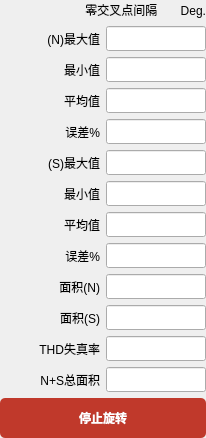
           <widget class="QWidget" name="widget_4" native="true">
            <layout class="QGridLayout" name="gridLayout_7">
             <property name="leftMargin">
              <number>0</number>
             </property>
             <property name="topMargin">
              <number>0</number>
             </property>
             <property name="rightMargin">
              <number>0</number>
             </property>
             <property name="bottomMargin">
              <number>0</number>
             </property>
             <item row="11" column="1">
              <widget class="QLineEdit" name="lineEdit_THDerrorValue">
               <property name="sizePolicy">
                <sizepolicy hsizetype="Fixed" vsizetype="Fixed">
                 <horstretch>0</horstretch>
                 <verstretch>0</verstretch>
                </sizepolicy>
               </property>
               <property name="minimumSize">
                <size>
                 <width>100</width>
                 <height>25</height>
                </size>
               </property>
               <property name="maximumSize">
                <size>
                 <width>100</width>
                 <height>25</height>
                </size>
               </property>
               <property name="alignment">
                <set>Qt::AlignCenter</set>
               </property>
               <property name="readOnly">
                <bool>true</bool>
               </property>
              </widget>
             </item>
             <item row="8" column="1">
              <widget class="QLineEdit" name="lineEdit_SerrorValue_2">
               <property name="sizePolicy">
                <sizepolicy hsizetype="Fixed" vsizetype="Fixed">
                 <horstretch>0</horstretch>
                 <verstretch>0</verstretch>
                </sizepolicy>
               </property>
               <property name="minimumSize">
                <size>
                 <width>100</width>
                 <height>25</height>
                </size>
               </property>
               <property name="maximumSize">
                <size>
                 <width>100</width>
                 <height>25</height>
                </size>
               </property>
               <property name="alignment">
                <set>Qt::AlignCenter</set>
               </property>
               <property name="readOnly">
                <bool>true</bool>
               </property>
              </widget>
             </item>
             <item row="12" column="1">
              <widget class="QLineEdit" name="lineEdit_NSareaValue">
               <property name="sizePolicy">
                <sizepolicy hsizetype="Fixed" vsizetype="Fixed">
                 <horstretch>0</horstretch>
                 <verstretch>0</verstretch>
                </sizepolicy>
               </property>
               <property name="minimumSize">
                <size>
                 <width>100</width>
                 <height>25</height>
                </size>
               </property>
               <property name="maximumSize">
                <size>
                 <width>100</width>
                 <height>25</height>
                </size>
               </property>
               <property name="alignment">
                <set>Qt::AlignCenter</set>
               </property>
               <property name="readOnly">
                <bool>true</bool>
               </property>
              </widget>
             </item>
             <item row="6" column="1">
              <widget class="QLineEdit" name="lineEdit_SminValue_2">
               <property name="sizePolicy">
                <sizepolicy hsizetype="Fixed" vsizetype="Fixed">
                 <horstretch>0</horstretch>
                 <verstretch>0</verstretch>
                </sizepolicy>
               </property>
               <property name="minimumSize">
                <size>
                 <width>100</width>
                 <height>25</height>
                </size>
               </property>
               <property name="maximumSize">
                <size>
                 <width>100</width>
                 <height>25</height>
                </size>
               </property>
               <property name="alignment">
                <set>Qt::AlignCenter</set>
               </property>
               <property name="readOnly">
                <bool>true</bool>
               </property>
              </widget>
             </item>
             <item row="3" column="0">
              <widget class="QLabel" name="label_NmeanValue_2">
               <property name="sizePolicy">
                <sizepolicy hsizetype="Preferred" vsizetype="Fixed">
                 <horstretch>0</horstretch>
                 <verstretch>0</verstretch>
                </sizepolicy>
               </property>
               <property name="minimumSize">
                <size>
                 <width>100</width>
                 <height>25</height>
                </size>
               </property>
               <property name="maximumSize">
                <size>
                 <width>100</width>
                 <height>25</height>
                </size>
               </property>
               <property name="text">
                <string>平均值</string>
               </property>
               <property name="alignment">
                <set>Qt::AlignRight|Qt::AlignTrailing|Qt::AlignVCenter</set>
               </property>
              </widget>
             </item>
             <item row="5" column="0">
              <widget class="QLabel" name="label_SmaxValue_2">
               <property name="sizePolicy">
                <sizepolicy hsizetype="Preferred" vsizetype="Fixed">
                 <horstretch>0</horstretch>
                 <verstretch>0</verstretch>
                </sizepolicy>
               </property>
               <property name="minimumSize">
                <size>
                 <width>100</width>
                 <height>25</height>
                </size>
               </property>
               <property name="maximumSize">
                <size>
                 <width>100</width>
                 <height>25</height>
                </size>
               </property>
               <property name="text">
                <string>(S)最大值</string>
               </property>
               <property name="alignment">
                <set>Qt::AlignRight|Qt::AlignTrailing|Qt::AlignVCenter</set>
               </property>
              </widget>
             </item>
             <item row="1" column="1">
              <widget class="QLineEdit" name="lineEdit_NmaxValue_2">
               <property name="sizePolicy">
                <sizepolicy hsizetype="Fixed" vsizetype="Fixed">
                 <horstretch>0</horstretch>
                 <verstretch>0</verstretch>
                </sizepolicy>
               </property>
               <property name="minimumSize">
                <size>
                 <width>100</width>
                 <height>25</height>
                </size>
               </property>
               <property name="maximumSize">
                <size>
                 <width>100</width>
                 <height>25</height>
                </size>
               </property>
               <property name="alignment">
                <set>Qt::AlignCenter</set>
               </property>
               <property name="readOnly">
                <bool>true</bool>
               </property>
              </widget>
             </item>
             <item row="7" column="1">
              <widget class="QLineEdit" name="lineEdit_SmeanValue_2">
               <property name="sizePolicy">
                <sizepolicy hsizetype="Fixed" vsizetype="Fixed">
                 <horstretch>0</horstretch>
                 <verstretch>0</verstretch>
                </sizepolicy>
               </property>
               <property name="minimumSize">
                <size>
                 <width>100</width>
                 <height>25</height>
                </size>
               </property>
               <property name="maximumSize">
                <size>
                 <width>100</width>
                 <height>25</height>
                </size>
               </property>
               <property name="alignment">
                <set>Qt::AlignCenter</set>
               </property>
               <property name="readOnly">
                <bool>true</bool>
               </property>
              </widget>
             </item>
             <item row="10" column="0">
              <widget class="QLabel" name="label_SareaValue">
               <property name="sizePolicy">
                <sizepolicy hsizetype="Preferred" vsizetype="Fixed">
                 <horstretch>0</horstretch>
                 <verstretch>0</verstretch>
                </sizepolicy>
               </property>
               <property name="minimumSize">
                <size>
                 <width>100</width>
                 <height>25</height>
                </size>
               </property>
               <property name="maximumSize">
                <size>
                 <width>100</width>
                 <height>25</height>
                </size>
               </property>
               <property name="layoutDirection">
                <enum>Qt::LeftToRight</enum>
               </property>
               <property name="text">
                <string>面积(S)</string>
               </property>
               <property name="alignment">
                <set>Qt::AlignRight|Qt::AlignTrailing|Qt::AlignVCenter</set>
               </property>
              </widget>
             </item>
             <item row="1" column="0">
              <widget class="QLabel" name="label_NmaxValue_2">
               <property name="sizePolicy">
                <sizepolicy hsizetype="Preferred" vsizetype="Fixed">
                 <horstretch>0</horstretch>
                 <verstretch>0</verstretch>
                </sizepolicy>
               </property>
               <property name="minimumSize">
                <size>
                 <width>100</width>
                 <height>25</height>
                </size>
               </property>
               <property name="maximumSize">
                <size>
                 <width>100</width>
                 <height>25</height>
                </size>
               </property>
               <property name="text">
                <string>(N)最大值</string>
               </property>
               <property name="alignment">
                <set>Qt::AlignRight|Qt::AlignTrailing|Qt::AlignVCenter</set>
               </property>
              </widget>
             </item>
             <item row="12" column="0">
              <widget class="QLabel" name="label_NSareaValue">
               <property name="sizePolicy">
                <sizepolicy hsizetype="Preferred" vsizetype="Fixed">
                 <horstretch>0</horstretch>
                 <verstretch>0</verstretch>
                </sizepolicy>
               </property>
               <property name="minimumSize">
                <size>
                 <width>100</width>
                 <height>25</height>
                </size>
               </property>
               <property name="maximumSize">
                <size>
                 <width>100</width>
                 <height>25</height>
                </size>
               </property>
               <property name="layoutDirection">
                <enum>Qt::LeftToRight</enum>
               </property>
               <property name="text">
                <string>N+S总面积</string>
               </property>
               <property name="alignment">
                <set>Qt::AlignRight|Qt::AlignTrailing|Qt::AlignVCenter</set>
               </property>
              </widget>
             </item>
             <item row="9" column="0">
              <widget class="QLabel" name="label_NareaValue">
               <property name="sizePolicy">
                <sizepolicy hsizetype="Preferred" vsizetype="Fixed">
                 <horstretch>0</horstretch>
                 <verstretch>0</verstretch>
                </sizepolicy>
               </property>
               <property name="minimumSize">
                <size>
                 <width>100</width>
                 <height>25</height>
                </size>
               </property>
               <property name="maximumSize">
                <size>
                 <width>100</width>
                 <height>25</height>
                </size>
               </property>
               <property name="layoutDirection">
                <enum>Qt::LeftToRight</enum>
               </property>
               <property name="text">
                <string>面积(N)</string>
               </property>
               <property name="alignment">
                <set>Qt::AlignRight|Qt::AlignTrailing|Qt::AlignVCenter</set>
               </property>
              </widget>
             </item>
             <item row="13" column="0" colspan="2">
              <widget class="QPushButton" name="pushButton_stopRotation">
               <property name="sizePolicy">
                <sizepolicy hsizetype="Preferred" vsizetype="Fixed">
                 <horstretch>0</horstretch>
                 <verstretch>0</verstretch>
                </sizepolicy>
               </property>
               <property name="minimumSize">
                <size>
                 <width>0</width>
                 <height>40</height>
                </size>
               </property>
               <property name="maximumSize">
                <size>
                 <width>16777215</width>
                 <height>16777215</height>
                </size>
               </property>
               <property name="styleSheet">
                <string notr="true">QPushButton { background-color: #C0392B; color: white; font-weight: bold; border-radius: 5px; } QPushButton:hover { background-color: #E74C3C; }</string>
               </property>
               <property name="text">
                <string>停止旋转</string>
               </property>
              </widget>
             </item>
             <item row="6" column="0">
              <widget class="QLabel" name="label_SminValue_2">
               <property name="sizePolicy">
                <sizepolicy hsizetype="Preferred" vsizetype="Fixed">
                 <horstretch>0</horstretch>
                 <verstretch>0</verstretch>
                </sizepolicy>
               </property>
               <property name="minimumSize">
                <size>
                 <width>100</width>
                 <height>25</height>
                </size>
               </property>
               <property name="maximumSize">
                <size>
                 <width>100</width>
                 <height>25</height>
                </size>
               </property>
               <property name="text">
                <string>最小值</string>
               </property>
               <property name="alignment">
                <set>Qt::AlignRight|Qt::AlignTrailing|Qt::AlignVCenter</set>
               </property>
              </widget>
             </item>
             <item row="2" column="0">
              <widget class="QLabel" name="label_NminValue_2">
               <property name="sizePolicy">
                <sizepolicy hsizetype="Preferred" vsizetype="Fixed">
                 <horstretch>0</horstretch>
                 <verstretch>0</verstretch>
                </sizepolicy>
               </property>
               <property name="minimumSize">
                <size>
                 <width>100</width>
                 <height>25</height>
                </size>
               </property>
               <property name="maximumSize">
                <size>
                 <width>100</width>
                 <height>25</height>
                </size>
               </property>
               <property name="text">
                <string>最小值</string>
               </property>
               <property name="alignment">
                <set>Qt::AlignRight|Qt::AlignTrailing|Qt::AlignVCenter</set>
               </property>
              </widget>
             </item>
             <item row="8" column="0">
              <widget class="QLabel" name="label_SerrorValue_2">
               <property name="sizePolicy">
                <sizepolicy hsizetype="Preferred" vsizetype="Fixed">
                 <horstretch>0</horstretch>
                 <verstretch>0</verstretch>
                </sizepolicy>
               </property>
               <property name="minimumSize">
                <size>
                 <width>100</width>
                 <height>25</height>
                </size>
               </property>
               <property name="maximumSize">
                <size>
                 <width>100</width>
                 <height>25</height>
                </size>
               </property>
               <property name="text">
                <string>误差%</string>
               </property>
               <property name="alignment">
                <set>Qt::AlignRight|Qt::AlignTrailing|Qt::AlignVCenter</set>
               </property>
              </widget>
             </item>
             <item row="4" column="1">
              <widget class="QLineEdit" name="lineEdit_NerrorValue_2">
               <property name="sizePolicy">
                <sizepolicy hsizetype="Fixed" vsizetype="Fixed">
                 <horstretch>0</horstretch>
                 <verstretch>0</verstretch>
                </sizepolicy>
               </property>
               <property name="minimumSize">
                <size>
                 <width>100</width>
                 <height>25</height>
                </size>
               </property>
               <property name="maximumSize">
                <size>
                 <width>100</width>
                 <height>25</height>
                </size>
               </property>
               <property name="alignment">
                <set>Qt::AlignCenter</set>
               </property>
               <property name="readOnly">
                <bool>true</bool>
               </property>
              </widget>
             </item>
             <item row="9" column="1">
              <widget class="QLineEdit" name="lineEdit_NareaValue">
               <property name="sizePolicy">
                <sizepolicy hsizetype="Fixed" vsizetype="Fixed">
                 <horstretch>0</horstretch>
                 <verstretch>0</verstretch>
                </sizepolicy>
               </property>
               <property name="minimumSize">
                <size>
                 <width>100</width>
                 <height>25</height>
                </size>
               </property>
               <property name="maximumSize">
                <size>
                 <width>100</width>
                 <height>25</height>
                </size>
               </property>
               <property name="alignment">
                <set>Qt::AlignCenter</set>
               </property>
               <property name="readOnly">
                <bool>true</bool>
               </property>
              </widget>
             </item>
             <item row="0" column="0" colspan="2">
              <widget class="QLabel" name="label_8">
               <property name="sizePolicy">
                <sizepolicy hsizetype="Preferred" vsizetype="Fixed">
                 <horstretch>0</horstretch>
                 <verstretch>0</verstretch>
                </sizepolicy>
               </property>
               <property name="minimumSize">
                <size>
                 <width>0</width>
                 <height>20</height>
                </size>
               </property>
               <property name="maximumSize">
                <size>
                 <width>16777215</width>
                 <height>16777215</height>
                </size>
               </property>
               <property name="text">
                <string>零交叉点间隔       Deg.</string>
               </property>
               <property name="alignment">
                <set>Qt::AlignRight|Qt::AlignTrailing|Qt::AlignVCenter</set>
               </property>
              </widget>
             </item>
             <item row="10" column="1">
              <widget class="QLineEdit" name="lineEdit_SareaValue">
               <property name="sizePolicy">
                <sizepolicy hsizetype="Fixed" vsizetype="Fixed">
                 <horstretch>0</horstretch>
                 <verstretch>0</verstretch>
                </sizepolicy>
               </property>
               <property name="minimumSize">
                <size>
                 <width>100</width>
                 <height>25</height>
                </size>
               </property>
               <property name="maximumSize">
                <size>
                 <width>100</width>
                 <height>25</height>
                </size>
               </property>
               <property name="alignment">
                <set>Qt::AlignCenter</set>
               </property>
               <property name="readOnly">
                <bool>true</bool>
               </property>
              </widget>
             </item>
             <item row="2" column="1">
              <widget class="QLineEdit" name="lineEdit_NminValue_2">
               <property name="sizePolicy">
                <sizepolicy hsizetype="Fixed" vsizetype="Fixed">
                 <horstretch>0</horstretch>
                 <verstretch>0</verstretch>
                </sizepolicy>
               </property>
               <property name="minimumSize">
                <size>
                 <width>100</width>
                 <height>25</height>
                </size>
               </property>
               <property name="maximumSize">
                <size>
                 <width>100</width>
                 <height>25</height>
                </size>
               </property>
               <property name="alignment">
                <set>Qt::AlignCenter</set>
               </property>
               <property name="readOnly">
                <bool>true</bool>
               </property>
              </widget>
             </item>
             <item row="5" column="1">
              <widget class="QLineEdit" name="lineEdit_SmaxValue_2">
               <property name="sizePolicy">
                <sizepolicy hsizetype="Fixed" vsizetype="Fixed">
                 <horstretch>0</horstretch>
                 <verstretch>0</verstretch>
                </sizepolicy>
               </property>
               <property name="minimumSize">
                <size>
                 <width>100</width>
                 <height>25</height>
                </size>
               </property>
               <property name="maximumSize">
                <size>
                 <width>100</width>
                 <height>25</height>
                </size>
               </property>
               <property name="alignment">
                <set>Qt::AlignCenter</set>
               </property>
               <property name="readOnly">
                <bool>true</bool>
               </property>
              </widget>
             </item>
             <item row="3" column="1">
              <widget class="QLineEdit" name="lineEdit_NmeanValue_2">
               <property name="sizePolicy">
                <sizepolicy hsizetype="Fixed" vsizetype="Fixed">
                 <horstretch>0</horstretch>
                 <verstretch>0</verstretch>
                </sizepolicy>
               </property>
               <property name="minimumSize">
                <size>
                 <width>100</width>
                 <height>25</height>
                </size>
               </property>
               <property name="maximumSize">
                <size>
                 <width>100</width>
                 <height>25</height>
                </size>
               </property>
               <property name="alignment">
                <set>Qt::AlignCenter</set>
               </property>
               <property name="readOnly">
                <bool>true</bool>
               </property>
              </widget>
             </item>
             <item row="7" column="0">
              <widget class="QLabel" name="label_SmeanValue_2">
               <property name="sizePolicy">
                <sizepolicy hsizetype="Preferred" vsizetype="Fixed">
                 <horstretch>0</horstretch>
                 <verstretch>0</verstretch>
                </sizepolicy>
               </property>
               <property name="minimumSize">
                <size>
                 <width>100</width>
                 <height>25</height>
                </size>
               </property>
               <property name="maximumSize">
                <size>
                 <width>100</width>
                 <height>25</height>
                </size>
               </property>
               <property name="text">
                <string>平均值</string>
               </property>
               <property name="alignment">
                <set>Qt::AlignRight|Qt::AlignTrailing|Qt::AlignVCenter</set>
               </property>
              </widget>
             </item>
             <item row="4" column="0">
              <widget class="QLabel" name="label_NerrorValue_2">
               <property name="sizePolicy">
                <sizepolicy hsizetype="Preferred" vsizetype="Fixed">
                 <horstretch>0</horstretch>
                 <verstretch>0</verstretch>
                </sizepolicy>
               </property>
               <property name="minimumSize">
                <size>
                 <width>100</width>
                 <height>25</height>
                </size>
               </property>
               <property name="maximumSize">
                <size>
                 <width>100</width>
                 <height>25</height>
                </size>
               </property>
               <property name="text">
                <string>误差%</string>
               </property>
               <property name="alignment">
                <set>Qt::AlignRight|Qt::AlignTrailing|Qt::AlignVCenter</set>
               </property>
              </widget>
             </item>
             <item row="11" column="0">
              <widget class="QLabel" name="label_THDerrorValue">
               <property name="sizePolicy">
                <sizepolicy hsizetype="Preferred" vsizetype="Fixed">
                 <horstretch>0</horstretch>
                 <verstretch>0</verstretch>
                </sizepolicy>
               </property>
               <property name="minimumSize">
                <size>
                 <width>100</width>
                 <height>25</height>
                </size>
               </property>
               <property name="maximumSize">
                <size>
                 <width>100</width>
                 <height>25</height>
                </size>
               </property>
               <property name="layoutDirection">
                <enum>Qt::LeftToRight</enum>
               </property>
               <property name="text">
                <string>THD失真率</string>
               </property>
               <property name="alignment">
                <set>Qt::AlignRight|Qt::AlignTrailing|Qt::AlignVCenter</set>
               </property>
              </widget>
             </item>
            </layout>
           </widget>
